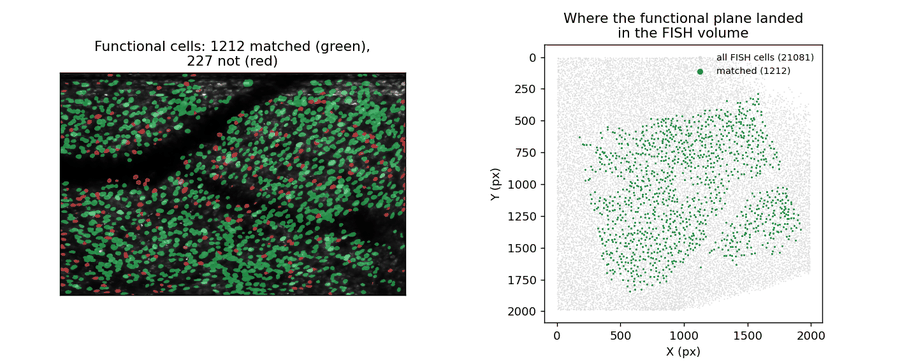
#> input picture docs/images/explore_results.png, 900 x 362 px, found by its file name
$ python make_figures.py
#> lines starting #> are read from the running program, lines starting #| are printed output that depends on the picture
"""Regenerate the figures used in README.md and docs/.

    python docs/images/make_figures.py

`overview.png` is a schematic and needs nothing. The other three are rendered from a
completed demo run, so run the demo first (see demo/README.md); point --qc elsewhere to
build them from a different run.

The colour scheme follows the paper's Figure 1: green for the functional side, purple for
the molecular side, orange for the cross-modal step.

No IoU numbers are burned into these captions. The value the console reports as
`Final: IoU` is computed on a different basis than whole-overlay mask IoU, and showing
them together would imply they are the same quantity.
"""
import argparse
import os

import numpy as np
import tifffile
import matplotlib
matplotlib.use("Agg")
import matplotlib.pyplot as plt
from matplotlib.patches import FancyBboxPatch, FancyArrowPatch, Circle, Polygon

HERE = os.path.dirname(os.path.abspath(__file__))
REPO = os.path.dirname(os.path.dirname(HERE))
DEFAULT_QC = os.path.join(REPO, "demo", "demo_pre_run", "JS078_demo", "OUTPUT",
                          "2P", "registered", "QualityCheck")
DEFAULT_EXPLORE = os.path.join(REPO, "demo", "demo_pre_run", "JS078_demo",
                               "OUTPUT", "explore_results.png")

GREEN_FILL, GREEN_LINE = "#7ced97", "#1f7d26"
PURPLE_FILL, PURPLE_LINE = "#cbabef", "#5b2785"
ORANGE_FILL, ORANGE_LINE = "#fbc191", "#c25c07"
BLUE_FILL, BLUE_LINE = "#b6dcf3", "#1a6394"
INK = "#1f1f1f"

MASK_GREEN = (0.15, 0.90, 0.25)
MASK_MAGENTA = (0.90, 0.20, 0.85)

CROP_Y, CROP_X, CROP_SZ = 700, 700, 380


def overlay_rgb(stack):
    """Channel 0 is HCR FISH masks, channel 1 functional masks. Both binary."""
    fish = stack[0].astype(bool)
    func = stack[1].astype(bool)
    im = np.zeros(fish.shape + (3,), np.float32)
    for c in range(3):
        im[..., c] += fish * MASK_MAGENTA[c]
        im[..., c] += func * MASK_GREEN[c]
    return np.clip(im, 0, 1)


def crop(stack):
    return overlay_rgb(stack)[CROP_Y:CROP_Y + CROP_SZ, CROP_X:CROP_X + CROP_SZ]


def make_overview(dest):
    """The conceptual overview, a simplified form of the paper's Figure 1A."""
#> called with dest = 'docs/images/overview.png'
    fig, ax = plt.subplots(figsize=(10, 2.7))
    ax.set_xlim(0, 100)
    ax.set_ylim(0, 34)
    ax.axis("off")

    def box(x, y, w, h, fill, line, title, sub, tsize=11.5):
        ax.add_patch(FancyBboxPatch((x, y), w, h,
                                    boxstyle="round,pad=0.3,rounding_size=1.3",
                                    facecolor=fill, edgecolor=line, linewidth=2.0))
        ax.text(x + w / 2, y + h * 0.74, title, ha="center", va="center",
                fontsize=tsize, fontweight="bold", color=line)
        ax.text(x + w / 2, y + h * 0.46, sub, ha="center", va="center",
                fontsize=8.6, color=INK, linespacing=1.45)

    def arrow(x1, y1, x2, y2):
        ax.add_patch(FancyArrowPatch((x1, y1), (x2, y2), arrowstyle="-|>",
                                     mutation_scale=17, linewidth=1.9,
                                     color="#4d4d4d", shrinkA=0, shrinkB=0))

    box(3, 18, 28, 14, GREEN_FILL, GREEN_LINE,
        "Two-photon functional imaging", "one mean image per plane")
    box(3, 2, 28, 14, PURPLE_FILL, PURPLE_LINE,
        "Multi-round EASI-FISH", "or your preferred FISH method\none volume per round")

    for dy in [0.0, 0.85, 1.7]:
        ax.add_patch(Polygon([[15.4, 19.7 + dy], [19.6, 19.7 + dy],
                              [18.4, 20.6 + dy], [14.2, 20.6 + dy]],
                             closed=True, facecolor="#ffffff",
                             edgecolor=GREEN_LINE, linewidth=1.1))

    cx, cy, s, d = 16.2, 2.9, 2.2, 0.85
    ax.add_patch(Polygon([[cx, cy], [cx + s, cy], [cx + s, cy + s], [cx, cy + s]],
                         closed=True, facecolor="#ffffff",
                         edgecolor=PURPLE_LINE, linewidth=1.1))
    for a, b in [((cx, cy + s), (cx + d, cy + s + d)),
                 ((cx + s, cy + s), (cx + s + d, cy + s + d)),
                 ((cx + s, cy), (cx + s + d, cy + d))]:
        ax.plot([a[0], b[0]], [a[1], b[1]], color=PURPLE_LINE, linewidth=1.1)
    ax.plot([cx + d, cx + s + d, cx + s + d], [cy + s + d, cy + s + d, cy + d],
            color=PURPLE_LINE, linewidth=1.1)

    box(42, 8, 25, 18, ORANGE_FILL, ORANGE_LINE, "EASI-PASS",
        "segment  ·  register  ·  match", tsize=13)
    for dx, fc, ec in [(-1.6, GREEN_FILL, GREEN_LINE),
                       (1.6, PURPLE_FILL, PURPLE_LINE)]:
        ax.add_patch(Circle((54.5 + dx, 12.2), 2.3, facecolor=fc, edgecolor=ec,
                            linewidth=1.4, alpha=0.72))

    box(76, 10, 22, 14, BLUE_FILL, BLUE_LINE,
        "One row per cell", "activity paired with genes")
    gx, gy, cw, rh = 81.5, 12.2, 3.5, 0.75
    for i in range(3):
        ax.plot([gx, gx + cw * 3], [gy + i * rh] * 2, color=BLUE_LINE, linewidth=0.9)
    for j in range(4):
        ax.plot([gx + j * cw] * 2, [gy, gy + rh * 2], color=BLUE_LINE, linewidth=0.9)

    arrow(32.0, 24.0, 37.0, 19.6)
    arrow(32.0, 8.5, 37.0, 12.9)
    ax.plot([37.0, 37.0], [12.9, 19.6], color="#4d4d4d", linewidth=1.9,
            solid_capstyle="round")
    arrow(37.0, 16.3, 41.4, 16.3)
    arrow(67.7, 16.3, 75.4, 16.3)

    fig.tight_layout(pad=0.2)
    fig.savefig(dest, dpi=100, facecolor="white")
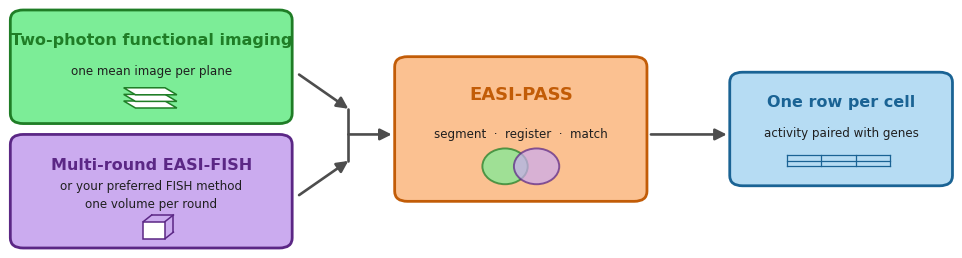
#> figure drawn by matplotlib, 1 panel
    plt.close(fig)


def make_cascade(qc, dest):
    stages = [("plane0_stage_baseline.tiff", "landmarks only"),
              ("plane0_stage_global.tiff", "+ rigid search"),
              ("plane0_stage_affine.tiff", "+ global affine"),
              ("plane0_stage_tile_300.tiff", "+ 300 px tiles"),
              ("plane0_stage_tile_100.tiff", "+ 100 px tiles"),
              ("plane0_stage_tile_50.tiff", "+ 50 px tiles")]
    fig, axes = plt.subplots(1, len(stages), figsize=(9.2, 1.75))
    for ax, (fn, label) in zip(axes, stages):
        ax.imshow(crop(tifffile.imread(os.path.join(qc, fn))), interpolation="nearest")
        ax.set_title(label, fontsize=7.5)
        ax.set_xticks([])
        ax.set_yticks([])
    fig.tight_layout(pad=0.35)
    fig.savefig(dest, dpi=100, facecolor="white")
    plt.close(fig)


def make_explore(src, dest):
    """Top-left two panels of the figure demo/explore_results.py writes."""
#> called with dest = 'docs/images/explore_results.png'
    from PIL import Image
    im = Image.open(src).convert("RGB")
#> im is the input picture: PIL image 900x362 RGB; mean R, G, B 194.9, 201.6, 196.5
    w, h = im.size
#> w = 900; h = 362
    im = im.crop((int(0.005 * w), int(0.075 * h), int(0.684 * w), int(0.535 * h)))
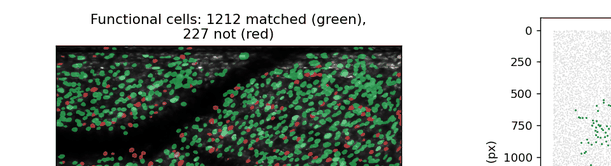
#> im: PIL image 611x166 RGB; mean R, G, B 160.5, 169.6, 162.3
    target = 900
    im = im.resize((target, int(im.size[1] * target / im.size[0])), Image.LANCZOS)
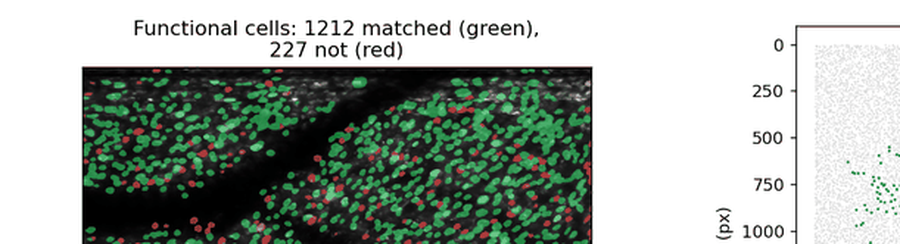
#> im: PIL image 900x244 RGB; mean R, G, B 160.3, 169.4, 162.1
    im = im.quantize(colors=128, method=Image.MEDIANCUT,
                     dither=Image.FLOYDSTEINBERG)
#> im: PIL image 900x244 P
    im.save(dest, optimize=True)


def main():
    p = argparse.ArgumentParser(description=__doc__)
    p.add_argument("--qc", default=DEFAULT_QC,
                   help="QualityCheck folder of a completed run")
    p.add_argument("--explore", default=DEFAULT_EXPLORE,
                   help="explore_results.png of a completed run")
    args = p.parse_args()

    make_overview(os.path.join(HERE, "overview.png"))
    print("overview.png")

    if os.path.isdir(args.qc):
        make_cascade(args.qc, os.path.join(HERE, "cascade_stages.png"))
        print("cascade_stages.png")
    else:
        print("skipped cascade: no QualityCheck folder at %s" % args.qc)

    if os.path.isfile(args.explore):
        make_explore(args.explore, os.path.join(HERE, "explore_results.png"))
        print("explore_results.png")
    else:
        print("skipped explore_results: not found at %s" % args.explore)


if __name__ == "__main__":
    main()
